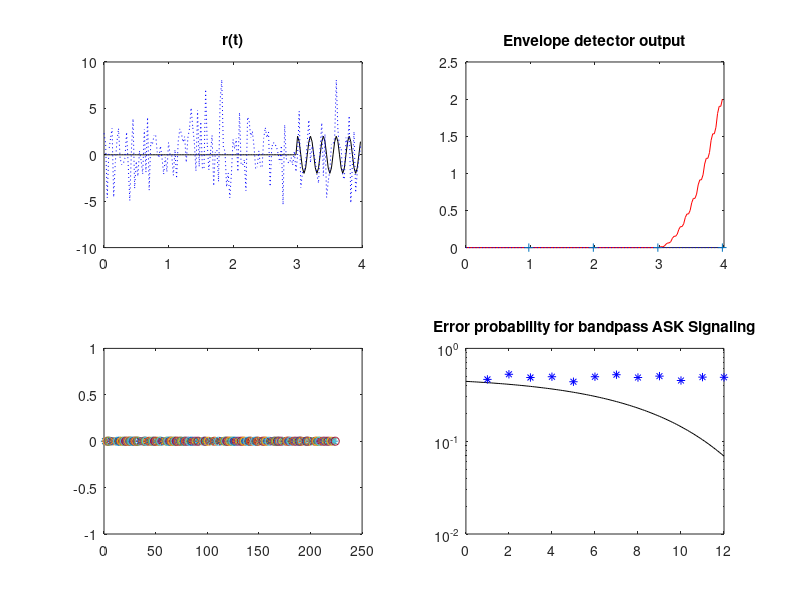

MATLAB code for this plot:
%sim_ASK_bandpass_noncoherent.m 
% simulates a binary communication system 
%  with bandpass ASK signal waveforms in Fig.7.2.2,
%  where the envelope detector is used for non-coherent detection.
%Copyleft: Won Y. Yang, wyyang53@hanmail.net, CAU for academic use only
clear, clf
b=1; M=2^b;    % # of bits per symbol and modulation order
Tb=1; Ts=b*Tb; % Bit/Symbol time
Ns=40;         % # of sample times in Ts
T=Ts/Ns; LB=4*Ns; LBN1=LB-Ns+1; % Sample time and Buffer size
Es=2; A=sqrt(Es); % Energy of signal waveform
% Bandpass ASK Waveform by Eq.(7.1.1)
wc=10*pi/Ts; wcT=wc*T; t=[0:Ns-1]*T;  wct=wc*t;  tt=[0:LB-1]*T;
ss=[0;1]; su=sqrt(2/Ts)*[cos(wct); -sin(wct)]; suT=su*T; % Eq.(7.1.2)
sw(1,:)= A*su(1,:); sw(2,:)= zeros(1,Ns);
SNRdBs=[1:12]; MaxIter=10000; % Range of SNRbdB and # of iterations  
for iter=1:length(SNRdBs)
   SNRbdB= SNRdBs(iter);  SNR=10^(SNRbdB/10);
   N0=2*(Es/b)/SNR;  sigma2=N0/2;  sgmsT=sqrt(sigma2/T);
   st=zeros(1,LB);  y=zeros(1,LB);  r=zeros(1,LB);  yr=zeros(1,LB);
   nobe= 0; % Number of errors
   thrshld= Es/2; %+sigma)/2;
   for k=1:MaxIter
      i=ceil(rand*M); s=ss(i); % Signal index, Data bits to transmit
      for n=1:Ns  % Operation per symbol time
         st=[st(2:LB) sw(i,n)]; % Uncontaminated received signal
         yn=su*st(LBN1:LB)'*T; % Quadrature correlator outputs
         y=[y(:,2:LB) yn(1)^2+yn(2)^2]; % Square device output
         wct= wcT*(n-1);
         bp_noise= randn*cos(wct)-randn*sin(wct); % Bandpass noise
         r=[r(2:LB) sw(i,n)+sgmsT*bp_noise]; % Received signal
         yrn=suT*r(LBN1:LB)'; % noisy Quadrature correlator outputs yr=[yr(:,2:LB) yrn(1)^2+yrn(2)^2]; % Envelope Detector output
      end
      % Detector(DTR)
      if iter==10
        subplot(223)
        if s==0, plot(k,yr(LB),'o');  else plot(k,yr(LB),'*');  end
        hold on
      end
      d= (yr(LB)<thrshld); % Detected data bit
      nobe = nobe+(s~=d);  if nobe>100;  break; end
   end
   pobe(iter)= nobe/(k*b);
end
SNRdBt=0:0.1:12;   SNRt=10.^(SNRdBt/10);
poe_on_theory= exp(-SNRt/8)/2; %+Q(A/2)/2;  %Eq.(7.1.21) 
subplot(224), semilogy(SNRdBt,poe_on_theory,'k-', SNRdBs,pobe,'b*')
title('Error probability for bandpass ASK Signaling')
subplot(221), plot(tt,st,'k-', tt,r,'b:'), title('r(t)')
subplot(222), plot(tt,y(1,:),'r-', tt,yr(1,:),'b:')
hold on, plot([1:4]*Tb-T,yr([1:4]*Ns),'+')
title('Envelope detector output')